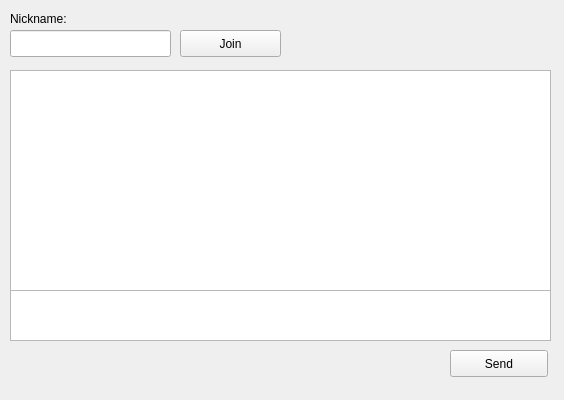
<?xml version="1.0" encoding="UTF-8"?>
<ui version="4.0">
 <class>MainWindow</class>
 <widget class="QMainWindow" name="MainWindow">
  <property name="geometry">
   <rect>
    <x>0</x>
    <y>0</y>
    <width>564</width>
    <height>400</height>
   </rect>
  </property>
  <property name="windowTitle">
   <string>Broadcast chat</string>
  </property>
  <widget class="QWidget" name="centralWidget">
   <widget class="QLineEdit" name="nickTextBox">
    <property name="geometry">
     <rect>
      <x>10</x>
      <y>30</y>
      <width>161</width>
      <height>27</height>
     </rect>
    </property>
   </widget>
   <widget class="QLabel" name="nickLabel">
    <property name="geometry">
     <rect>
      <x>10</x>
      <y>10</y>
      <width>71</width>
      <height>17</height>
     </rect>
    </property>
    <property name="text">
     <string>Nickname:</string>
    </property>
   </widget>
   <widget class="QPushButton" name="joinPushButton">
    <property name="geometry">
     <rect>
      <x>180</x>
      <y>30</y>
      <width>101</width>
      <height>27</height>
     </rect>
    </property>
    <property name="text">
     <string>Join</string>
    </property>
   </widget>
   <widget class="QTextEdit" name="chatTextBox">
    <property name="geometry">
     <rect>
      <x>10</x>
      <y>70</y>
      <width>541</width>
      <height>221</height>
     </rect>
    </property>
   </widget>
   <widget class="QTextEdit" name="sendTextBox">
    <property name="geometry">
     <rect>
      <x>10</x>
      <y>290</y>
      <width>541</width>
      <height>51</height>
     </rect>
    </property>
   </widget>
   <widget class="QPushButton" name="sendPushButton">
    <property name="geometry">
     <rect>
      <x>450</x>
      <y>350</y>
      <width>98</width>
      <height>27</height>
     </rect>
    </property>
    <property name="text">
     <string>Send</string>
    </property>
   </widget>
  </widget>
  <widget class="QMenuBar" name="menuBar">
   <property name="geometry">
    <rect>
     <x>0</x>
     <y>0</y>
     <width>564</width>
     <height>25</height>
    </rect>
   </property>
  </widget>
 </widget>
 <layoutdefault spacing="6" margin="11"/>
 <resources/>
 <connections/>
</ui>
